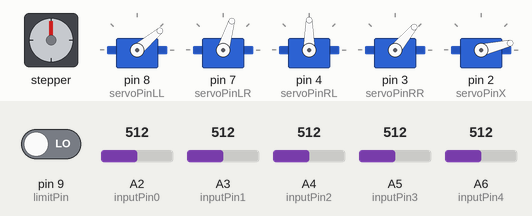
The sketch below on a simulated Arduino Nano, built with avr-gcc and run on an emulated ATmega328P. On the bench: stepper motor, 5 × servo. Wiring (inferred from the names in the program): stepper motor driver (200 steps per turn assumed): step pin 6; direction pin 5; enable pin 12. Inputs (shaded band) come from the test bench; at power-on: A6 (inputPin4) = 512, A2 (inputPin0) = 512, A4 (inputPin2) = 512, pin 9 (limitPin) LOW, A3 (inputPin1) = 512, A5 (inputPin3) = 512. What the sketch prints to the serial monitor is not drawn.

Above: at 1.3 s.
1.4 s: A6 (inputPin4) set to 591
2.9 s: A6 (inputPin4) set to 614
At 3.05 s:
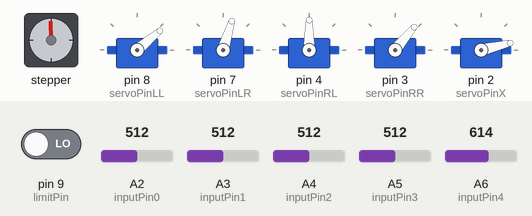
At 3.66 s:
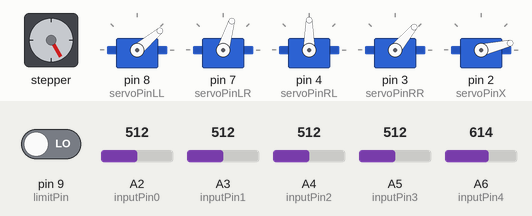
5.9 s: A2 (inputPin0) set to 582
8.9 s: A2 (inputPin0) set to 618
At 9.08 s:
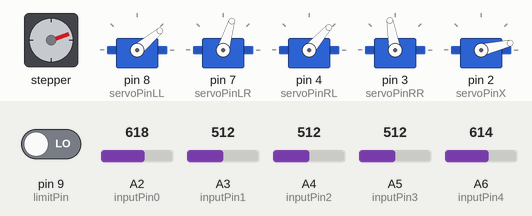
11.9 s: A4 (inputPin2) set to 586
14.9 s: A4 (inputPin2) set to 614
At 15.12 s:
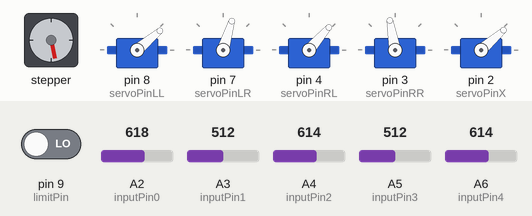
Timing chart, 0 to 21.2 s (numbered marks = the images above; inputs shaded):
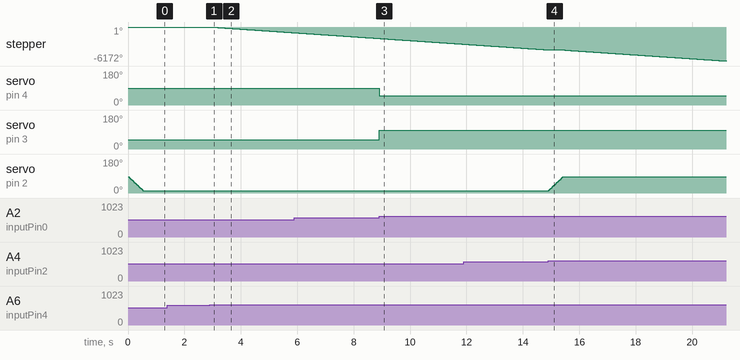

The sketch:

code_by_rifki.ino
```cpp
#include <Servo.h>

const int enablePin  = 12;
const int stepPin    = 6;
const int dirPin     = 5;

const int limitPin   = 9;
const int servoPinLL = 8;
const int servoPinLR = 7;
const int servoPinRL = 4;
const int servoPinRR = 3;
const int servoPinX  = 2;

const int inputPin0 = A2;
const int inputPin1 = A3;
const int inputPin2 = A4;
const int inputPin3 = A5;
const int inputPin4 = A6;

int value0 = 0;
int value1 = 0;
int value2 = 0;
int value3 = 0;
int value4 = 0;
int limit  = 0;

int i, done;
Servo servoLL,servoLR,servoRL,servoRR, servoX;

void kananTutup()   {  servoLL.write(98);   servoLR.write(32); }
void kananBuka()    {  servoLL.write(40);    servoLR.write(73); }
void kiriBuka()     {  servoRL.write(90);    servoRR.write(50); }
void kiriTutup()    {  servoRL.write(49);    servoRR.write(100);}
void armR()         {
                      for (i=13;i<=87;i++)
                      {
                        servoX.write(i);
                        delay(7);
                      }
                      done=0;
                    }
void armL()         {
                      for (i=87;i>=13;i--)
                      {
                        servoX.write(i);
                        delay(7);
                      }
                      done=1;
                    }

void setup()        {
  Serial.begin(9600);

  pinMode(servoPinLL,INPUT);
  pinMode(servoPinLR,INPUT);
  pinMode(servoPinRL,INPUT);
  pinMode(servoPinRR,INPUT);
  pinMode(servoPinX,INPUT);

  pinMode(limitPin,INPUT);

  servoLL.attach(8);
  servoLR.attach(7);
  servoRL.attach(4);
  servoRR.attach(3);
  servoX.attach(2);

  pinMode(inputPin0,INPUT);
  pinMode(inputPin1,INPUT);
  pinMode(inputPin2,INPUT);
  pinMode(inputPin3,INPUT);
  pinMode(inputPin4,INPUT);

  pinMode(enablePin,OUTPUT);
  pinMode(stepPin,OUTPUT);
  pinMode(dirPin,OUTPUT);

kiriTutup();
kananTutup();

servoX.write(87);

digitalWrite(enablePin,LOW);
limit = digitalRead(limitPin);
while(limit==1){
    limit = digitalRead(limitPin);
    digitalWrite(dirPin, HIGH);
    digitalWrite(stepPin,HIGH); delayMicroseconds(2000);
    digitalWrite(stepPin,LOW);  delayMicroseconds(2000);
    kiriTutup();
    kananTutup();
    done == 0;
  }
}

void loop() {
    Serial.println(value4);
    value0 = analogRead(inputPin0);
    value1 = analogRead(inputPin1);
    value2 = analogRead(inputPin2);
    value3 = analogRead(inputPin3);
    value4 = analogRead(inputPin4);
    limit  = digitalRead(limitPin);

  if (value0<600 || value1<600 || value2<600 || value3<600 || value4<600)
  {
    if(value0 < 600 )             kiriBuka();
    else                          kiriTutup();

    if(value1 < 600 )             kananBuka();
    else                          kananTutup();

    if      (value2 < 600 && done==0)         armL();
    else if (value2 > 600 && done==1)         armR();

    if(value3 > 600 && value4<=600 && limit==1) {
            digitalWrite(dirPin, HIGH);
            digitalWrite(stepPin,HIGH); delayMicroseconds(1000);
            digitalWrite(stepPin,LOW);  delayMicroseconds(1000);}
    if(value3<=600 && value4>=600){
            digitalWrite(dirPin, LOW);
            digitalWrite(stepPin,HIGH); delayMicroseconds(1000);
            digitalWrite(stepPin,LOW);  delayMicroseconds(1000);
    }
  }

  else if (value0>600 && value1>600 && value2>600 && value3>600 && value4>600)
  {
  delay(200);
  }
}
```

Measured:
- the behaviour switches between 599 and 600 on A6 (inputPin4) (found by bisection; images 0 and 1)
- the behaviour switches between 599 and 600 on A2 (inputPin0) (found by bisection; images 2 and 3)
- the behaviour switches between 600 and 601 on A4 (inputPin2) (found by bisection; images 3 and 4)
- after the input at 2.9 s, stepper: keeps turning counter-clockwise at about 347°/s, starting at once
- after the input at 8.9 s, servo on pin 4 (servoPinRL): 90° → 49° at once; servo on pin 3 (servoPinRR): 50° → 100° at once
- after the input at 14.9 s, servo on pin 2 (servoPinX): moves from 13° to 87° over 0.54 s, starting at once
